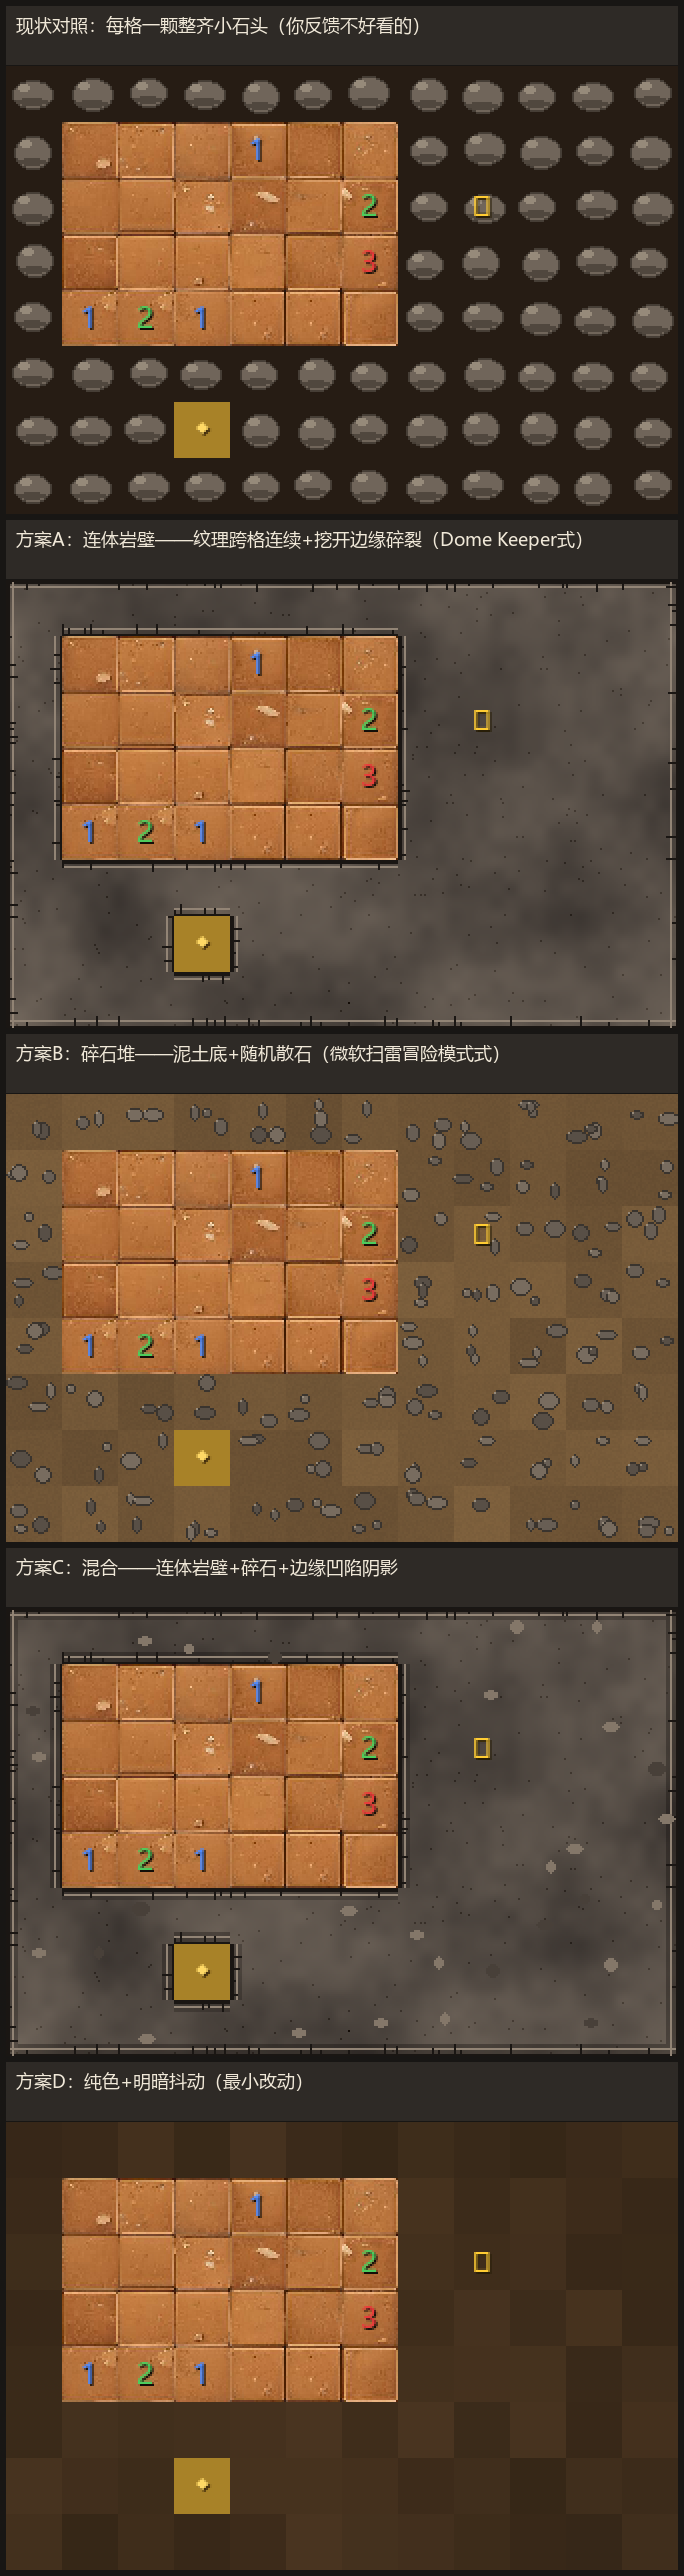

Write the Python code that produced this figure.
#!/usr/bin/env python3
# -*- coding: utf-8 -*-
"""
未开格子（岩壁/墙体）视觉方案对比 mock。

5 个面板，同一局面，只换未开格画法：
  0. 现状对照 —— 每格一颗独立完整小石头（用户反馈"整齐摆放不好看"）
  1. 方案 A  —— 连体岩壁：跨格连续噪声纹理 + 挖开边缘碎裂描边（Dome Keeper 式）
  2. 方案 B  —— 碎石堆：泥土底 + 每格随机散碎石（微软扫雷冒险模式式）
  3. 方案 C  —— A+B 混合：连体岩壁 + 碎石散件 + 边缘凹陷阴影
  4. 方案 D  —— 纯色 + 明暗抖动（最小改动）

已开区域所有面板一致：真实 floor_bricks_sheet.png 随机地砖 + 数字 + 旗 + 矿脉。
"""
import os
import random
from PIL import Image, ImageDraw, ImageFont

TMP = os.path.dirname(os.path.abspath(__file__))
BRICK_SHEET_PATH = os.path.join(TMP, "..", "assets", "tiles", "floor_bricks_sheet.png")
OUT_PATH = os.path.join(TMP, "mock_rock_styles.png")

# ---- 几何 ----
CELL = 28            # 逻辑格像素（与游戏 cell_size 一致）
COLS, ROWS = 12, 8   # 面板格子数
W, H = COLS * CELL, ROWS * CELL
SCALE = 2            # 输出放大倍数（看清细节）
TITLE_H = 30         # 标题条高（SCALE 前）
GAP = 6              # 面板间距

FONT_PATH = "C:/Windows/Fonts/msyh.ttc"

# ---- 局面 ----
# 开区：c 1..6, r 1..4；数字摆在开区边缘；旗 (8,2)；矿脉 (3,6)
OPEN = {(c, r) for c in range(1, 7) for r in range(1, 5)}
NUMBERS = {(1, 4): ("1", (77, 138, 255)), (2, 4): ("2", (77, 204, 92)),
           (3, 4): ("1", (77, 138, 255)), (6, 2): ("2", (77, 204, 92)),
           (6, 3): ("3", (235, 59, 59)), (4, 1): ("1", (77, 138, 255))}
FLAG = (8, 2)
VEIN = (3, 6)


def in_open(c, r):
    if (c, r) == VEIN:
        return True
    return (c, r) in OPEN


# ---- 噪声（torus 无缝，源自 gen_tiles.py） ----
def smooth(t):
    return t * t * (3 - 2 * t)


def value_noise(size, grid, seed):
    rng = random.Random(seed)
    vals = [[rng.random() for _ in range(grid)] for _ in range(grid)]
    cell = size / grid
    out = [[0.0] * size for _ in range(size)]
    for y in range(size):
        for x in range(size):
            gx, gy = x / cell, y / cell
            x0, y0 = int(gx) % grid, int(gy) % grid
            x1, y1 = (x0 + 1) % grid, (y0 + 1) % grid
            fx, fy = smooth(gx - int(gx)), smooth(gy - int(gy))
            top = vals[y0][x0] * (1 - fx) + vals[y0][x1] * fx
            bot = vals[y1][x0] * (1 - fx) + vals[y1][x1] * fx
            out[y][x] = top * (1 - fy) + bot * fy
    return out


def fbm(size, grids, seed):
    """多层叠加的 torus 噪声，返回 size×size 的 0~1。"""
    acc = [[0.0] * size for _ in range(size)]
    total = 0.0
    for i, g in enumerate(grids):
        layer = value_noise(size, g, seed + i * 131)
        amp = 1.0 / (i + 1)
        total += amp
        for y in range(size):
            row_a, row_l = acc[y], layer[y]
            for x in range(size):
                row_a[x] += row_l[x] * amp
    for y in range(size):
        for x in range(size):
            acc[y][x] /= total
    return acc


def lerp(a, b, t):
    return a + (b - a) * t


# ---- 连体岩壁底纹（跨格连续的关键：整面板一张噪声图） ----
def make_wall_texture(w, h, seed=42):
    """生成 w×h 连续岩壁纹理（从 336×336 torus 图上取，保证游戏里 atlas 可行）。"""
    size = 336  # 12 格周期，与游戏 atlas 方案一致
    n = fbm(size, [6, 12, 24, 48], seed)
    lo, hi = (48, 43, 40), (125, 113, 101)
    img = Image.new("RGB", (size, size))
    px = img.load()
    for y in range(size):
        for x in range(size):
            v = n[y][x]
            px[x, y] = tuple(int(lerp(lo[i], hi[i], v)) for i in range(3))
    # 撒少量暗色裂纹点
    rng = random.Random(seed + 9)
    for _ in range(600):
        x, y = rng.randrange(size), rng.randrange(size)
        dx = px[x, y]
        px[x, y] = tuple(max(0, c - 26) for c in dx)
    return img.crop((0, 0, w, h))


# ---- 各方案：未开格底图 ----

def paint_current(d, img, rng):
    """现状：每格一颗独立完整小石头，整齐居中排列。"""
    for r in range(ROWS):
        for c in range(COLS):
            if in_open(c, r):
                continue
            x0, y0 = c * CELL, r * CELL
            d.rectangle([x0, y0, x0 + CELL - 1, y0 + CELL - 1], fill=(38, 28, 20))
            # 一颗居中石头：椭圆 + 顶部高光 + 底部阴影
            cx, cy = x0 + CELL // 2 + rng.randint(-1, 1), y0 + CELL // 2 + rng.randint(-1, 1)
            rw, rh = 9 + rng.randint(0, 1), 7 + rng.randint(0, 1)
            d.ellipse([cx - rw, cy - rh, cx + rw, cy + rh], fill=(112, 101, 90), outline=(70, 62, 54))
            d.ellipse([cx - rw + 3, cy - rh + 2, cx - rw + 8, cy - rh + 5], fill=(150, 138, 122))
            d.ellipse([cx - rw + 2, cy + rh - 5, cx + rw - 3, cy + rh - 2], fill=(80, 71, 62))


def paint_A(d, img, rng, wall, overlay_shade=True):
    """方案 A：连体岩壁。整面连续纹理，格间无边界；仅挖开边缘画碎裂描边。"""
    img.paste(wall, (0, 0))
    # 未开格间的接缝完全不存在——这就是"连体"
    for r in range(ROWS):
        for c in range(COLS):
            if in_open(c, r):
                continue
            sides = edge_sides(c, r)
            if sides:
                draw_cracked_edge(d, c, r, sides, rng)


def paint_B(d, img, rng):
    """方案 B：碎石堆。泥土底 + 每格随机散 2-3 颗碎石。"""
    soil = Image.new("RGB", (W, H))
    sp = soil.load()
    rng2 = random.Random(7)
    for r in range(ROWS):
        for c in range(COLS):
            base = rng2.uniform(0, 1)
            for y in range(r * CELL, (r + 1) * CELL):
                for x in range(c * CELL, (c + 1) * CELL):
                    j = rng2.uniform(0.82, 1.0)
                    t = min(1.0, max(0.0, base * 0.4 + j * 0.6))
                    sp[x, y] = tuple(int(lerp((74, 55, 36)[i], (128, 98, 62)[i], t)) for i in range(3))
    img.paste(soil, (0, 0))
    # 散碎石
    for r in range(ROWS):
        for c in range(COLS):
            if in_open(c, r):
                continue
            for _ in range(rng.randint(2, 3)):
                cx = c * CELL + rng.randint(4, CELL - 5)
                cy = r * CELL + rng.randint(4, CELL - 5)
                rw, rh = rng.randint(2, 5), rng.randint(2, 4)
                tone = rng.choice([(104, 94, 84), (88, 79, 70), (120, 108, 95)])
                d.ellipse([cx - rw, cy - rh, cx + rw, cy + rh], fill=tone, outline=(58, 52, 46))
                d.point((cx - rw + 1, cy - rh + 1), fill=(150, 138, 122))


def paint_C(d, img, rng, wall):
    """方案 C：连体岩壁 + 碎石散件 + 开区边缘凹陷阴影。"""
    img.paste(wall, (0, 0))
    # 开区边缘的未开格：靠开区一侧压暗，做凹陷 ambient occlusion
    shade = Image.new("L", (W, H), 0)
    sd = ImageDraw.Draw(shade)
    for r in range(ROWS):
        for c in range(COLS):
            if in_open(c, r):
                continue
            x0, y0 = c * CELL, r * CELL
            for s in edge_sides(c, r):
                if s == "T":
                    sd.rectangle([x0, y0, x0 + CELL - 1, y0 + 5], fill=70)
                elif s == "B":
                    sd.rectangle([x0, y0 + CELL - 6, x0 + CELL - 1, y0 + CELL - 1], fill=90)
                elif s == "L":
                    sd.rectangle([x0, y0, x0 + 5, y0 + CELL - 1], fill=70)
                elif s == "R":
                    sd.rectangle([x0 + CELL - 6, y0, x0 + CELL - 1, y0 + CELL - 1], fill=90)
    black = Image.new("RGB", (W, H), (18, 14, 12))
    img.paste(black, (0, 0), shade)
    # 边缘碎裂描边
    for r in range(ROWS):
        for c in range(COLS):
            if in_open(c, r):
                continue
            sides = edge_sides(c, r)
            if sides:
                draw_cracked_edge(d, c, r, sides, rng)
    # 岩壁上散少量同色系碎石（打破均匀但不形成每格模式）
    for r in range(ROWS):
        for c in range(COLS):
            if in_open(c, r):
                continue
            if rng.random() < 0.30:
                cx = c * CELL + rng.randint(3, CELL - 4)
                cy = r * CELL + rng.randint(3, CELL - 4)
                rw, rh = rng.randint(2, 4), rng.randint(2, 3)
                tone = rng.choice([(132, 119, 105), (72, 64, 57)])
                d.ellipse([cx - rw, cy - rh, cx + rw, cy + rh], fill=tone)


def paint_D(d, img, rng):
    """方案 D：纯色 + 每格明暗抖动（最小改动）。"""
    import colorsys
    base = (64, 46, 28)
    for r in range(ROWS):
        for c in range(COLS):
            if in_open(c, r):
                continue
            h, l, s = colorsys.rgb_to_hls(*(v / 255 for v in base))
            l = max(0.0, min(1.0, l * rng.uniform(0.85, 1.15)))
            rgb = tuple(int(v * 255) for v in colorsys.hls_to_rgb(h, l, s))
            d.rectangle([c * CELL, r * CELL, (c + 1) * CELL - 1, (r + 1) * CELL - 1], fill=rgb)


# ---- 边缘工具 ----

def edge_sides(c, r):
    """未开格的哪些边贴着'开区或地图边界'——只有这些边画轮廓。"""
    sides = []
    for (dc, dr, s) in ((0, -1, "T"), (0, 1, "B"), (-1, 0, "L"), (1, 0, "R")):
        nc, nr = c + dc, r + dr
        if not (0 <= nc < COLS and 0 <= nr < ROWS) or in_open(nc, nr):
            sides.append(s)
    return sides


def draw_cracked_edge(d, c, r, sides, rng):
    """沿边画锯齿状碎裂线：深色裂缝 + 内侧亮棱。"""
    x0, y0 = c * CELL, r * CELL
    dark, lite = (26, 22, 19), (146, 132, 117)
    for s in sides:
        if s in ("T", "B"):
            y = y0 if s == "T" else y0 + CELL - 1
            dy = 1 if s == "T" else -1
            x = x0
            while x < x0 + CELL:
                seg = rng.randint(3, 7)
                jit = rng.randint(0, 2)
                d.line([(x, y), (min(x + seg, x0 + CELL - 1), y)], fill=dark, width=2)
                d.line([(x, y + dy * 3), (min(x + seg, x0 + CELL - 1), y + dy * 3)], fill=lite, width=1)
                if jit == 2:
                    d.line([(x, y), (x, y + dy * (2 + rng.randint(0, 3)))], fill=dark, width=1)
                x += seg
        else:
            x = x0 if s == "L" else x0 + CELL - 1
            dx = 1 if s == "L" else -1
            y = y0
            while y < y0 + CELL:
                seg = rng.randint(3, 7)
                jit = rng.randint(0, 2)
                d.line([(x, y), (x, min(y + seg, y0 + CELL - 1))], fill=dark, width=2)
                d.line([(x + dx * 3, y), (x + dx * 3, min(y + seg, y0 + CELL - 1))], fill=lite, width=1)
                if jit == 2:
                    d.line([(x, y), (x + dx * (2 + rng.randint(0, 3)), y)], fill=dark, width=1)
                y += seg


# ---- 已开层（所有面板一致，用真实地砖素材） ----

def paint_opened(img, brick_sheet):
    bs = Image.open(brick_sheet).convert("RGB")
    rng = random.Random(3)
    d = ImageDraw.Draw(img)
    for r in range(ROWS):
        for c in range(COLS):
            if not in_open(c, r):
                continue
            x0, y0 = c * CELL, r * CELL
            if (c, r) == VEIN:
                d.rectangle([x0, y0, x0 + CELL - 1, y0 + CELL - 1], fill=(168, 130, 40))
                continue
            col, row = rng.randint(0, 11), rng.randint(0, 11)
            blk = bs.crop((col * 80, row * 80, (col + 1) * 80, (row + 1) * 80)).resize((CELL, CELL), Image.NEAREST)
            img.paste(blk, (x0, y0))
    # 数字
    font = ImageFont.truetype(FONT_PATH, 15)
    for (c, r), (txt, color) in NUMBERS.items():
        x0, y0 = c * CELL, r * CELL
        bbox = d.textbbox((0, 0), txt, font=font)
        tw, th = bbox[2] - bbox[0], bbox[3] - bbox[1]
        cx, cy = x0 + (CELL - tw) // 2 - bbox[0], y0 + (CELL - th) // 2 - bbox[1]
        d.text((cx + 1, cy + 1), txt, font=font, fill=(20, 14, 8))
        d.text((cx, cy), txt, font=font, fill=color)
    # 矿脉菱形
    font_v = ImageFont.truetype(FONT_PATH, 14)
    x0, y0 = VEIN[0] * CELL, VEIN[1] * CELL
    bbox = d.textbbox((0, 0), "◆", font=font_v)
    tw, th = bbox[2] - bbox[0], bbox[3] - bbox[1]
    d.text((x0 + (CELL - tw) // 2 - bbox[0] + 1, y0 + (CELL - th) // 2 - bbox[1] + 1), "◆", font=font_v, fill=(60, 40, 10))
    d.text((x0 + (CELL - tw) // 2 - bbox[0], y0 + (CELL - th) // 2 - bbox[1]), "◆", font=font_v, fill=(255, 217, 102))


def paint_flag(img, style_img_for_base):
    """旗格：用该面板自己的未开底 + 旗。"""
    c, r = FLAG
    x0, y0 = c * CELL, r * CELL
    d = ImageDraw.Draw(img)
    font = ImageFont.truetype(FONT_PATH, 14)
    bbox = d.textbbox((0, 0), "⚑", font=font)
    tw, th = bbox[2] - bbox[0], bbox[3] - bbox[1]
    d.text((x0 + (CELL - tw) // 2 - bbox[0] + 1, y0 + (CELL - th) // 2 - bbox[1] + 1), "⚑", font=font, fill=(40, 30, 8))
    d.text((x0 + (CELL - tw) // 2 - bbox[0], y0 + (CELL - th) // 2 - bbox[1]), "⚑", font=font, fill=(255, 204, 51))


# ---- 拼面板 ----

PANELS = [
    ("现状对照：每格一颗整齐小石头（你反馈不好看的）", "current"),
    ("方案A：连体岩壁——纹理跨格连续+挖开边缘碎裂（Dome Keeper式）", "A"),
    ("方案B：碎石堆——泥土底+随机散石（微软扫雷冒险模式式）", "B"),
    ("方案C：混合——连体岩壁+碎石+边缘凹陷阴影", "C"),
    ("方案D：纯色+明暗抖动（最小改动）", "D"),
]


def build_panel(kind, brick_sheet, wall):
    img = Image.new("RGB", (W, H))
    d = ImageDraw.Draw(img)
    rng = random.Random(100 if kind != "D" else 200)
    # 1) 未开底
    if kind == "current":
        paint_opened_under(img)  # 先铺开区，避免被岩壁盖掉
        paint_current(d, img, rng)
    elif kind == "A":
        paint_A(d, img, rng, wall)
    elif kind == "B":
        paint_B(d, img, rng)
    elif kind == "C":
        paint_C(d, img, rng, wall)
    else:
        paint_D(d, img, rng)
    # 2) 开区地砖/数字/矿脉（盖在底上）
    paint_opened(img, brick_sheet)
    # 3) 旗（画在该面板未开底之上）
    paint_flag(img, img)
    return img.resize((W * SCALE, H * SCALE), Image.NEAREST)


def paint_opened_under(img):
    pass  # 开区由 paint_opened 统一处理，占位


def main():
    brick_sheet = BRICK_SHEET_PATH
    wall = make_wall_texture(W, H, seed=42)
    font_title = ImageFont.truetype(FONT_PATH, 18)

    panel_h = H * SCALE + TITLE_H * SCALE
    total_w = W * SCALE + GAP * 2
    total_h = (panel_h + GAP) * len(PANELS) + GAP
    canvas = Image.new("RGB", (total_w, total_h), (24, 22, 20))

    y = GAP
    for title, kind in PANELS:
        td = ImageDraw.Draw(canvas)
        panel = build_panel(kind, brick_sheet, wall)
        canvas.paste(panel, (GAP, y + TITLE_H * SCALE))
        td.rectangle([GAP, y, GAP + W * SCALE - 1, y + TITLE_H * SCALE - 2], fill=(46, 42, 38))
        td.text((GAP + 10, y + 4 * SCALE - 2), title, font=font_title, fill=(240, 232, 216))
        y += panel_h + GAP

    canvas.save(OUT_PATH)
    print("saved", OUT_PATH, canvas.size)


if __name__ == "__main__":
    main()
